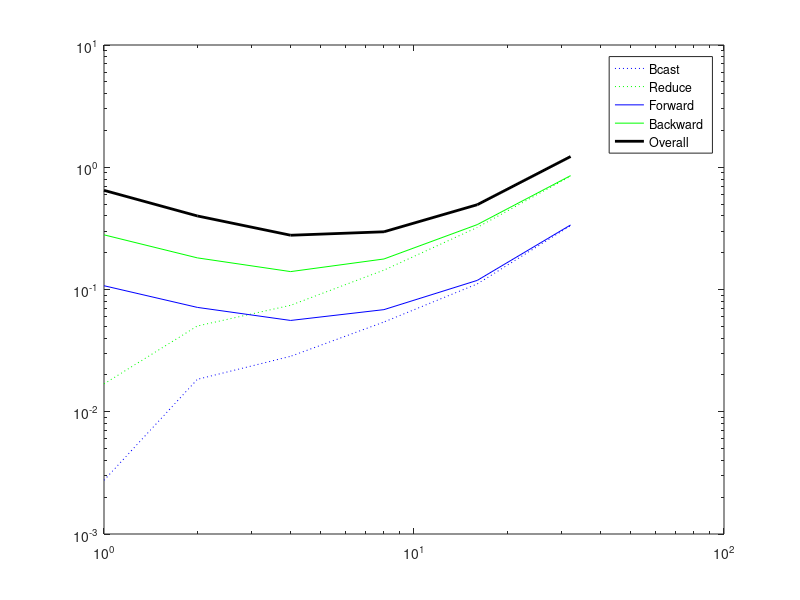

Source code (MATLAB): (Note: this script raises an error after producing the figure.)
clear
data = load('exp_bgq64.csv');
data = sortrows(data,1);
ranks = 2.^(0:11);
nr = data(:,1); % number of ranks
nn = data(:,2); % number of neurons
ttot = data(:,4);
hi = data(:,5:9);
c = 'bgrcmyk';

%% Communication time breakdown
measures = {'Sharing','Fwdprop','Bcast','Backprop','Reduce'};
fsizes = [32 128 512 2048 8192];
for i = 1:numel(fsizes)
    figure(i)
    mask = (nn==fsizes(i));
    x = nr(mask);
    Y = hi(mask,:);
    z = ttot(mask);
%     semilogy(x,(Y(:,2)-Y(:,3))./Y(:,2),'b',...
%         x,(Y(:,4)-Y(:,5))./Y(:,4),'g',...
%         x,z(1)./(x.*z),'r','LineWidth',2) % efficiency
    
    loglog(x,Y(:,3),'b:',x,Y(:,5),'g:',x,Y(:,2),'b',x,Y(:,4),'g',x,z,'k','LineWidth',2)
    legend('Bcast','Reduce','Forward','Backward','Overall')
    format_plot(gca,x)
    ylabel('Time  -  Seconds')
end

%% Execution Time
fsizes = [32 128 512 2048 8192];
figure()
for i = 1:numel(fsizes)
    mask = (nn==fsizes(i));
    x = nr(mask);
    z = ttot(mask);
    loglog(x,z,c(i),'LineWidth',2)
    hold on
end
legend(arrayfun(@(x) sprintf('%d',x),fsizes,'uni',false))
format_plot(gca,ranks)
ylabel('Time  -  Seconds')
hold off

%% Speedup
fsizes = [32 128 512 2048 8192];
figure()
ref = 32^2/ttot(nn==32 & nr==1);
for i = 1:numel(fsizes)
    mask = (nn==fsizes(i));
    x = nr(mask);
    z = ttot(mask);
    loglog(x,(fsizes(i)^2./z)/ref,c(i),'LineWidth',2)
    hold on
end
for i = 1:numel(fsizes)-1
    mask = (nn==fsizes(i));
    x = nr(mask);
    z = ttot(mask);
    loglog(x,z(1)./z,[c(i) ':'],'LineWidth',2)
end
legend(arrayfun(@(x) sprintf('%d',x),fsizes,'uni',false))
format_plot(gca,ranks)
ylabel('Speedup') % 1000MACs/Second
hold off

%% Efficiency
fsizes = [32 128 512 2048 8192];
figure()
for i = 1:numel(fsizes)
    mask = (nn==fsizes(i));
    x = nr(mask);
    Y = hi(mask,:);
    semilogx(x,(Y(:,2)+Y(:,4)-Y(:,3)-Y(:,5))./(Y(:,2)+Y(:,4)),c(i),'LineWidth',2) % efficiency
    hold on
end
for i = 1:numel(fsizes)-1
    mask = (nn==fsizes(i));
    x = nr(mask);
    z = ttot(mask);
    semilogx(x,z(1)./(x.*z),[c(i) ':'],'LineWidth',2)
end
legend(arrayfun(@(x) sprintf('%d',x),fsizes,'uni',false))
format_plot(gca,ranks)
ylabel('Efficiency')
hold off

% %% Workload/(Time*Nproc)
% fsizes = [32 128 512 2048 8192];
% figure()
% for i = 1:numel(fsizes)
%     mask = (nn==fsizes(i));
%     x = nr(mask);
%     z = ttot(mask);
%     semilogx(x,(fsizes(i)^2)./(1000*z.*x),c(i),'LineWidth',2)
%     hold on
% end
% format_plot(gca,ranks)
% ylabel('Workload/(Time*Ranks)') % 1000MACs/Second
% hold off

% %% All fine-scale times
% data = load('exp_bgq.csv');
% 
% data = data(data(:,2)==2048,:);
% data = sortrows(data,1);
% 
% nr = data(:,1);
% hi = data(:,5:9);
% lo = data(:,10:14);
% M = cat(1,lo,hi(end:-1:1,:));
% r = cat(1,nr,nr(end:-1:1));
% 
% figure
% semilogy(r,M(:,1),'b',r,M(:,2),'g',r,M(:,3),'r',r,M(:,4),'c',r,M(:,5),'m',nr,data(:,4),'k')
% legend('Sharing','Fwdprop','Bcast','Backprop','Reduce')
% a = gca;
% a.FontSize = 18;
% for k = 1:numel(a.Children)
%     a.Children(k).LineWidth = 2;
% end